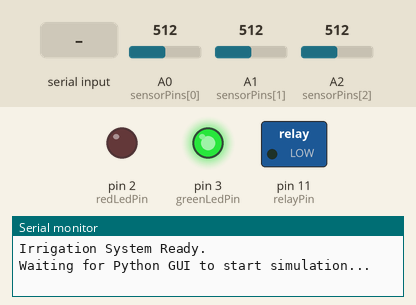
Bench run of a sketch on a simulated Arduino Uno, built with avr-gcc and run on an emulated ATmega328P. Parts: switched loads named in the sketch (green lamp = pin HIGH), output pins drawn as LEDs (lit = HIGH), the last lines printed to the serial monitor. Inputs (shaded band) come from the test bench; at power-on: A0 (sensorPins[0]) = 512, A1 (sensorPins[1]) = 512, A2 (sensorPins[2]) = 512.

Above: at 1.2 s.
1.3 s: "s" received over Serial
At 2.2 s:
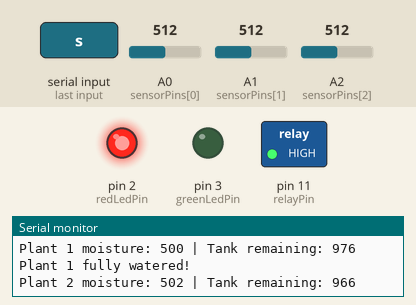
4.0 s: "r" received over Serial
At 5.7 s:
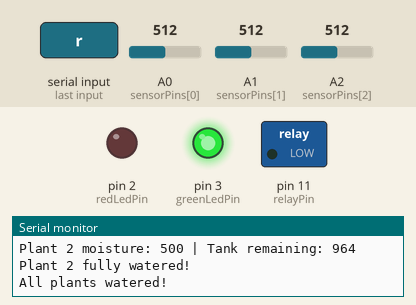
Timing chart, 0 to 7.2 s (numbered marks = the images above; inputs shaded):
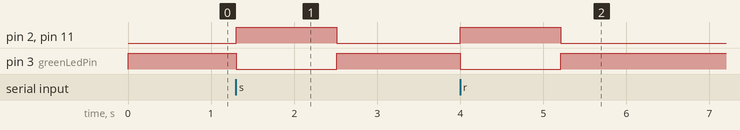

The sketch:

DAA2.ino
```cpp
// Number of plants
const int NUM_PLANTS = 3;

// Moisture sensor pins
const int sensorPins[NUM_PLANTS] = {A0, A1, A2};

// Hard-coded profit (priority) for each plant
int profit[NUM_PLANTS] = {5, 3, 8};

// Water tank capacity
int tankCapacity = 1000;
const int fullTank = 1000;

// Moisture threshold
const int moistureThreshold = 500;

// LED pins
const int redLedPin = 2;   // watering
const int greenLedPin = 3; // idle

// Relay pin
const int relayPin = 11;   // relay module for watering

bool startSimulation = false; // Controlled by Python GUI
bool tankEmptyStop = false;

void setup() {
  Serial.begin(9600);
  pinMode(redLedPin, OUTPUT);
  pinMode(greenLedPin, OUTPUT);
  pinMode(relayPin, OUTPUT);

  digitalWrite(redLedPin, LOW);
  digitalWrite(greenLedPin, HIGH); // start green on
  digitalWrite(relayPin, LOW);     // relay off initially

  Serial.println("Irrigation System Ready.");
  Serial.println("Waiting for Python GUI to start simulation...");
}

void loop() {
  // Check for commands from Python GUI
  if (Serial.available() > 0) {
    char cmd = Serial.read();
    if (cmd == 's' || cmd == 'S') { // Start simulation
      startSimulation = true;
      Serial.println("Simulation Started!");
    } else if (cmd == 'r' || cmd == 'R') { // Refill tank
      tankCapacity = fullTank;
      Serial.println("Tank Refilled!");
      startSimulation = true;
      tankEmptyStop = false;
    }
    while (Serial.available() > 0) Serial.read(); // clear buffer
  }

  if (!startSimulation) return;

  int sensorValue[NUM_PLANTS];

  // Read sensors
  for (int i = 0; i < NUM_PLANTS; i++) {
    sensorValue[i] = analogRead(sensorPins[i]);
  }

  // Track watered plants
  bool watered[NUM_PLANTS] = {false};
  int remainingPlants = NUM_PLANTS;

  while (remainingPlants > 0 && tankCapacity > 0 && !tankEmptyStop) {
    int bestIndex = -1;
    float bestValue = -1.0;

    // Knapsack: choose plant with highest profit/waterNeeded
    for (int i = 0; i < NUM_PLANTS; i++) {
      if (!watered[i] && sensorValue[i] > moistureThreshold) {
        int waterNeeded = sensorValue[i] - moistureThreshold;
        float ratio = (float)profit[i] / max(1, waterNeeded);
        if (ratio > bestValue) {
          bestValue = ratio;
          bestIndex = i;
        }
      }
    }

    if (bestIndex == -1) break; // no more plants need water

    // Water plant step by step
    int waterStep = 10;
    while (sensorValue[bestIndex] > moistureThreshold && tankCapacity > 0 && !tankEmptyStop) {
      int used = min(waterStep, sensorValue[bestIndex] - moistureThreshold);
      sensorValue[bestIndex] -= used;
      tankCapacity -= used;

      // RED LED ON while watering
      digitalWrite(redLedPin, HIGH);
      digitalWrite(greenLedPin, LOW);
      digitalWrite(relayPin, HIGH); // TURN ON RELAY

      // Send data to Python GUI
      Serial.print("Plant "); Serial.print(bestIndex + 1);
      Serial.print(" moisture: "); Serial.print(sensorValue[bestIndex]);
      Serial.print(" | Tank remaining: "); Serial.println(tankCapacity);

      if (tankCapacity <= 0) {
        Serial.println("Tank empty!");
        tankEmptyStop = true;
        startSimulation = false;
        break;
      }

      delay(200);
    }

    // GREEN LED ON and turn off relay when not watering
    digitalWrite(redLedPin, LOW);
    digitalWrite(greenLedPin, HIGH);
    digitalWrite(relayPin, LOW); // TURN OFF RELAY

    if (sensorValue[bestIndex] <= moistureThreshold) {
      Serial.print("Plant "); Serial.print(bestIndex + 1);
      Serial.println(" fully watered!");
    }

    watered[bestIndex] = true;
    remainingPlants--;
  }

  // Check if all plants are watered
  bool allWatered = true;
  for (int i = 0; i < NUM_PLANTS; i++) {
    if (sensorValue[i] > moistureThreshold) allWatered = false;
  }

  if (allWatered) {
    Serial.println("All plants watered!");
    startSimulation = false;
    digitalWrite(redLedPin, LOW);
    digitalWrite(greenLedPin, HIGH); // idle green
    digitalWrite(relayPin, LOW);     // ensure relay OFF
  }

  delay(500); // small pause before next loop
}
```

Measured:
- after the input at 1.3 s, pin 2 (redLedPin), pin 11 (relayPin): LOW → HIGH at once, → LOW 1.2 s later; pin 3 (greenLedPin): HIGH → LOW at once, → HIGH 1.2 s later
- after the input at 4.0 s, pin 2 (redLedPin), pin 11 (relayPin): LOW → HIGH at once, → LOW 1.2 s later; pin 3 (greenLedPin): HIGH → LOW at once, → HIGH 1.2 s later
